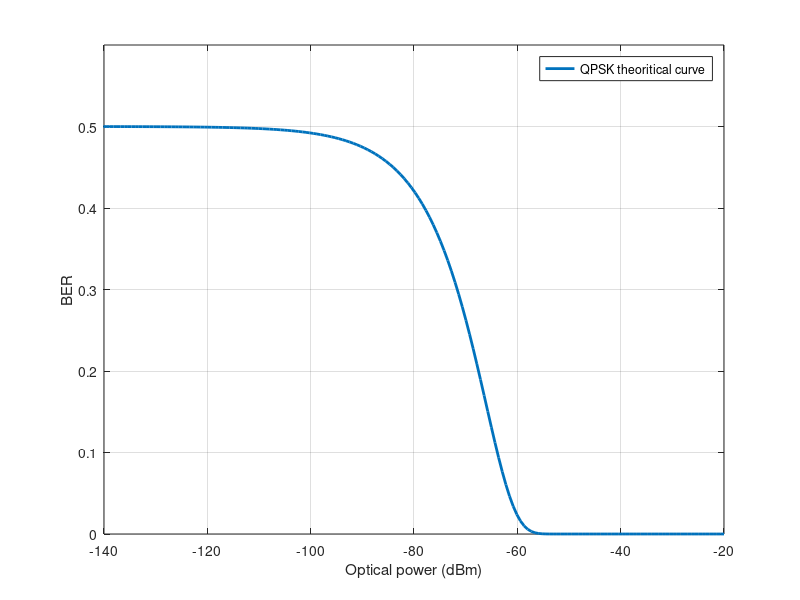
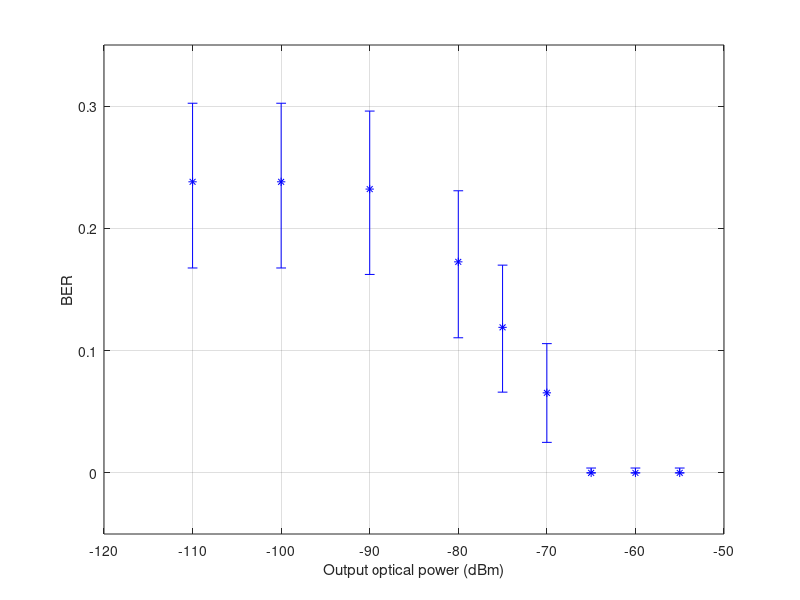
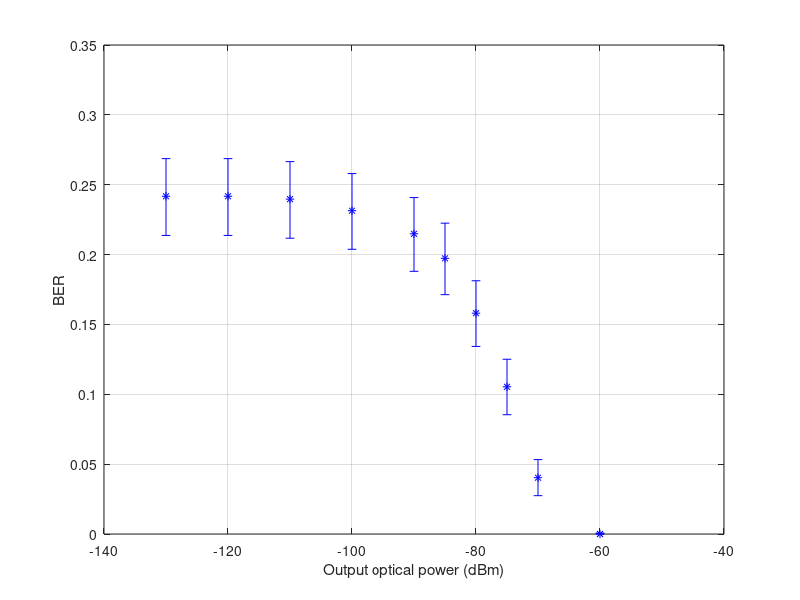

These figures' MATLAB source, in order: (Note: this script raises an error after producing the figures.)
%%MQAM system
clc
clear all
close all
%% Theoretical curve
figure
n0=(1e-3)*(1e-6); 
% xdBm=linspace(-120,-50,1000);
% x=(10.^(xdBm./10))/1000;
% func=erfc(sqrt(x/(2*n0)));
% 
% plot(x,func)
% grid on
EbNodBm=linspace(-160,-20,200);
EbNo=(1e-3)*(10.^(EbNodBm/10)); 
%k=2;
%M=2^k;
%x=sqrt(3*k*EbNo/(M-1));
Pb=0.5*erfc(sqrt(2*EbNo/n0));
%Pb=(4/k)*(1-(1/sqrt(M)))*(1/2)*erfc(x/sqrt(2*n0));
plot(EbNodBm,Pb,'LineWidth',2)
grid on
axis([-140 -20 0 0.6])
xlabel('Optical power (dBm)')
ylabel('BER')
legend('QPSK theoritical curve')
%% BER parameters: amp=10e3, noise_amp=10e-6, LO_power=0dBm, n_bits=200
figure
A=importdata('BER.txt');
NumLin=size(A,1);
OpticalPower=A(1:NumLin,1);
ber=A(1:NumLin,2);
Up=A(1:NumLin,3);
Lo=A(1:NumLin,4);
yneg=ber-Lo;
ypos=Up-ber;
errorbar(OpticalPower,ber,yneg,ypos,'b*')
grid on
xlabel('Output optical power (dBm)')
ylabel('BER')
axis([-120 -50 -.05 .35])
%% BER parameters: amp=10e3, noise_amp=10e-6, LO_power=0dBm, n_bits=1000, buffer_length=512
figure
A=importdata('BER2.txt');
NumLin=size(A,1);
OpticalPower=A(1:NumLin,1);
ber=A(1:NumLin,2);
Up=A(1:NumLin,3);
Lo=A(1:NumLin,4);
yneg=ber-Lo;
ypos=Up-ber;
errorbar(OpticalPower,ber,yneg,ypos,'b*')
grid on
xlabel('Output optical power (dBm)')
ylabel('BER')
hold on
%plot(EbNodB,Pb)
%% BER parameters: amp=10e3, noise_amp=10e-6, LO_power=0dBm, n_bits=4000, buffer_length=512, bits: 01000...
figure
A=importdata('BER3.txt');
NumLin=size(A,1);
OpticalPower=A(1:NumLin,1);
ber=A(1:NumLin,2);
Up=A(1:NumLin,3);
Lo=A(1:NumLin,4);
yneg=ber-Lo;
ypos=Up-ber;
errorbar(OpticalPower,ber,yneg,ypos,'b*')
grid on
xlabel('Output optical power (dBm)')
ylabel('BER')
hold on
%plot(EbNodB,Pb)
%% BER parameters: amp=10e3, noise_amp=10e-6, LO_power=0dBm, n_bits=4000, buffer_length=512, bits: random
figure
A=importdata('BER4.txt');
NumLin=size(A,1);
OpticalPower=A(1:NumLin,1);
ber=A(1:NumLin,2);
Up=A(1:NumLin,3);
Lo=A(1:NumLin,4);
yneg=ber-Lo;
ypos=Up-ber;
errorbar(OpticalPower,ber,yneg,ypos,'bs','MarkerSize',5,'MarkerFaceColor','b')
grid on
xlabel('Output optical power (dBm)')
ylabel('BER')
hold on
plot(EbNodBm,Pb,'r','LineWidth',1.5)
legend('Simulation results','QPSK theoretical curve')
title('Random')
%% BER parameters: amp=10e3, noise_amp=10e-6, LO_power=0dBm, n_bits=4000, buffer_length=512, bits: 010101... (deterministic cyclic)
figure
A=importdata('BER5.txt');
NumLin=size(A,1);
OpticalPower=A(1:NumLin,1);
ber=A(1:NumLin,2);
Up=A(1:NumLin,3);
Lo=A(1:NumLin,4);
yneg=ber-Lo;
ypos=Up-ber;
errorbar(OpticalPower,ber,yneg,ypos,'bs','MarkerSize',5,'MarkerFaceColor','b')
grid on
xlabel('Output optical power (dBm)')
ylabel('BER')
hold on
plot(EbNodBm,Pb,'r','LineWidth',1.5)
legend('Simulation results','QPSK theoretical curve')
title('Deterministic Cyclic 0101...')
